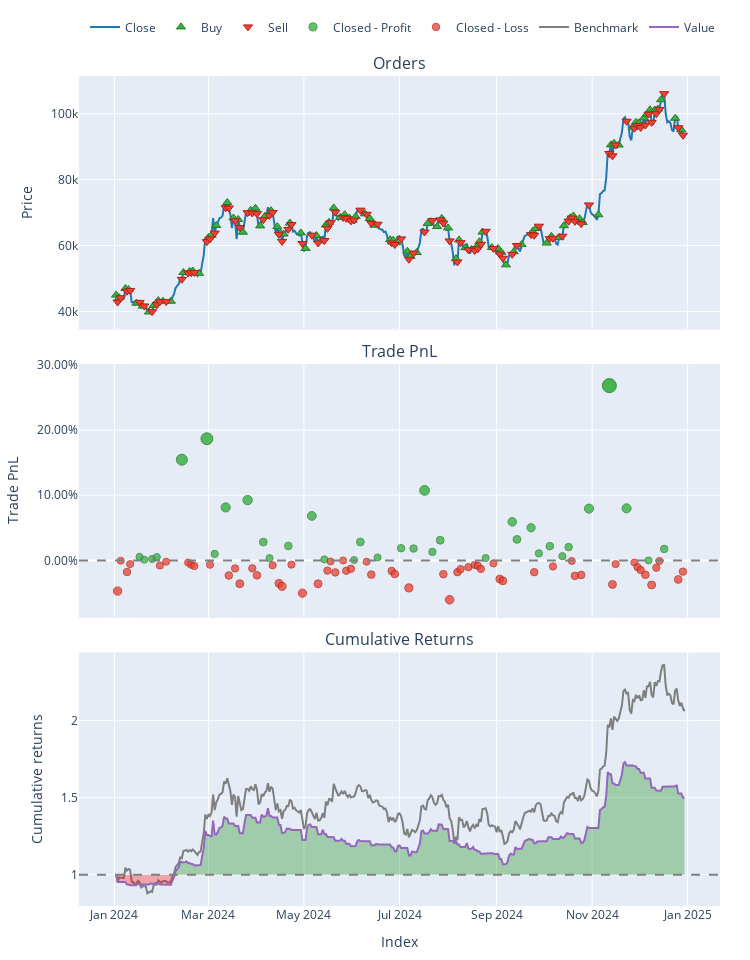

The notebook cell saved with this chart:
### Code cell
import yfinance as yf
import numpy as np
import pandas as pd
import tensorflow as tf
from tensorflow.keras.models import Sequential
from tensorflow.keras.layers import LSTM, Dense, Dropout
from gpflow.kernels import Matern32
from gpflow.models import GPR
from gpflow import set_trainable
from sklearn.preprocessing import StandardScaler
import vectorbt as vbt


def fetch_and_process_data(
    ticker="BTC-USD", start_date="2024-01-01", end_date="2024-12-31"
):
    # Download data
    data = yf.download(ticker, start=start_date, end=end_date)

    # Calculate returns and standardize
    close = data["Adj Close"]
    returns = close.pct_change().dropna()
    scaler = StandardScaler()
    std_returns = scaler.fit_transform(returns.values.reshape(-1, 1))

    return close[returns.index], pd.Series(std_returns.flatten(), index=returns.index)


def generate_signals(returns, train_ratio=0.8, epochs=50):
    # Prepare features
    X = np.arange(len(returns), dtype=np.float64).reshape(-1, 1)
    y = returns.values.reshape(-1, 1)

    # GPR for trend detection
    kernel = Matern32()
    gpr = GPR(data=(X, y), kernel=kernel)
    set_trainable(gpr.likelihood.variance, False)
    trend = gpr.predict_f(X)[0].numpy().flatten()

    # Combine returns + trend as features
    features = np.hstack([returns.values.reshape(-1, 1), trend.reshape(-1, 1)])

    # Train/test split
    split_index = int(len(features) * train_ratio)
    train_features = features[:split_index]
    test_features = features[split_index:]

    train_labels = returns.values[:split_index]
    test_labels = returns.values[split_index:]

    # Reshape for LSTM
    train_features = train_features.reshape(
        (train_features.shape[0], 1, train_features.shape[1])
    )
    test_features = test_features.reshape(
        (test_features.shape[0], 1, test_features.shape[1])
    )

    # Build LSTM model
    model = Sequential(
        [
            LSTM(
                64,
                return_sequences=True,
                input_shape=(train_features.shape[1], train_features.shape[2]),
            ),
            Dropout(0.2),
            LSTM(32),
            Dense(1, activation="tanh"),
        ]
    )
    model.compile(optimizer=tf.keras.optimizers.Adam(learning_rate=0.001), loss="mse")

    # Fit the model (using next-day return as a rough training signal)
    model.fit(train_features, train_labels, epochs=epochs, batch_size=32, verbose=0)

    # Predict signals for all data (train + test)
    all_features = features.reshape((features.shape[0], 1, features.shape[1]))
    predicted_signals = model.predict(all_features).flatten()

    # Convert continuous signals to [-1, 1] range
    positions = np.clip(predicted_signals, -1, 1)
    return positions


def backtest_strategy(close, positions):
    # Convert positions to entry/exit signals
    positions = pd.Series(positions, index=close.index)
    entries = positions > 0
    exits = positions < 0

    # Create portfolio
    pf = vbt.Portfolio.from_signals(
        close=close, entries=entries, exits=exits, size=np.abs(positions), freq="1D"
    )

    return pf


def main():
    # Get data
    close, returns = fetch_and_process_data()

    # Generate trading signals (configure epochs as desired)
    positions = generate_signals(returns, train_ratio=0.8, epochs=50)

    # Run backtest
    portfolio = backtest_strategy(close, positions)

    # Print key metrics
    print("\nPortfolio Metrics:")
    print(f"Total Return: {portfolio.total_return():.2%}")
    print(f"Sharpe Ratio: {portfolio.sharpe_ratio():.2f}")
    print(f"Max Drawdown: {portfolio.max_drawdown():.2%}")

    # Plot results
    portfolio.plot().show()
    
    print(portfolio.stats())


if __name__ == "__main__":
    main()

### Figure 1 — Plotly figure (JSON) as saved in the notebook; plotly's stock layout.template omitted (floating-point values rounded to 4 significant figures; data arrays with more than 128 entries replaced by an {"elided": "..."} marker saying what was removed)
{"data": [{"legendgroup": "0", "line": {"color": "#1f77b4"}, "name": "Close", "showlegend": true, "type": "scatter", "uid": "e94c80bf-5ed0-4d8e-b7f5-585e6c11338e", "x": {"elided": "364 str values"}, "xaxis": "x", "y": {"elided": "364 float values"}, "yaxis": "y"}, {"customdata": {"elided": "94x3 float values"}, "hovertemplate": "Order Id: %{customdata[0]}<br>Timestamp: %{x}<br>Price: %{y}<br>Size: %{customdata[1]:.6f}<br>Fees: %{customdata[2]:.6f}", "legendgroup": "1", "marker": {"color": "#37B13F", "line": {"color": "rgb(38,123,44)", "width": 1}, "size": 8, "symbol": "triangle-up"}, "mode": "markers", "name": "Buy", "type": "scatter", "uid": "72a94636-3ad7-4082-83db-cf9451d69d3d", "x": ["2024-01-02T00:00:00", "2024-01-04T00:00:00", "2024-01-08T00:00:00", "2024-01-10T00:00:00", "2024-01-15T00:00:00", "2024-01-19T00:00:00", "2024-01-23T00:00:00", "2024-01-26T00:00:00", "2024-01-29T00:00:00", "2024-02-01T00:00:00", "2024-02-06T00:00:00", "2024-02-14T00:00:00", "2024-02-18T00:00:00", "2024-02-20T00:00:00", "2024-02-24T00:00:00", "2024-03-01T00:00:00", "2024-03-03T00:00:00", "2024-03-06T00:00:00", "2024-03-13T00:00:00", "2024-03-17T00:00:00", "2024-03-20T00:00:00", "2024-03-23T00:00:00", "2024-03-28T00:00:00", "2024-03-31T00:00:00", "2024-04-03T00:00:00", "2024-04-06T00:00:00", "2024-04-10T00:00:00", "2024-04-14T00:00:00", "2024-04-16T00:00:00", "2024-04-18T00:00:00", "2024-04-22T00:00:00", "2024-04-29T00:00:00", "2024-05-02T00:00:00", "2024-05-09T00:00:00", "2024-05-12T00:00:00", "2024-05-15T00:00:00", "2024-05-17T00:00:00", "2024-05-20T00:00:00", "2024-05-24T00:00:00", "2024-05-27T00:00:00", "2024-05-30T00:00:00", "2024-06-01T00:00:00", "2024-06-03T00:00:00", "2024-06-09T00:00:00", "2024-06-12T00:00:00", "2024-06-15T00:00:00", "2024-06-25T00:00:00", "2024-06-27T00:00:00", "2024-06-29T00:00:00", "2024-07-06T00:00:00", "2024-07-08T00:00:00", "2024-07-12T00:00:00", "2024-07-19T00:00:00", "2024-07-25T00:00:00", "2024-07-28T00:00:00", "2024-08-01T00:00:00", "2024-08-06T00:00:00", "2024-08-08T00:00:00", "2024-08-12T00:00:00", "2024-08-16T00:00:00", "2024-08-19T00:00:00", "2024-08-21T00:00:00", "2024-08-23T00:00:00", "2024-08-29T00:00:00", "2024-09-02T00:00:00", "2024-09-04T00:00:00", "2024-09-07T00:00:00", "2024-09-12T00:00:00", "2024-09-17T00:00:00", "2024-09-24T00:00:00", "2024-09-26T00:00:00", "2024-10-03T00:00:00", "2024-10-06T00:00:00", "2024-10-11T00:00:00", "2024-10-14T00:00:00", "2024-10-18T00:00:00", "2024-10-20T00:00:00", "2024-10-24T00:00:00", "2024-10-26T00:00:00", "2024-11-05T00:00:00", "2024-11-13T00:00:00", "2024-11-15T00:00:00", "2024-11-18T00:00:00", "2024-11-27T00:00:00", "2024-11-29T00:00:00", "2024-12-01T00:00:00", "2024-12-04T00:00:00", "2024-12-06T00:00:00", "2024-12-08T00:00:00", "2024-12-11T00:00:00", "2024-12-13T00:00:00", "2024-12-15T00:00:00", "2024-12-24T00:00:00", "2024-12-28T00:00:00"], "xaxis": "x", "y": [44960.0, 44180.0, 46970.0, 46630.0, 42510.0, 41620.0, 39850.0, 41820.0, 43290.0, 43080.0, 43080.0, 51830.0, 52120.0, 52280.0, 51570.0, 62440.0, 63170.0, 66110.0, 73080.0, 68390.0, 67910.0, 64060.0, 70740.0, 71330.0, 65980.0, 68900.0, 70590.0, 65740.0, 63810.0, 63510.0, 66840.0, 63840.0, 59120.0, 63050.0, 61450.0, 66270.0, 67050.0, 71450.0, 68530.0, 69390.0, 68360.0, 67710.0, 68800.0, 69650.0, 68240.0, 66191, 61800.0, 61600.0, 60890.0, 58300.0, 56710.0, 57900.0, 66710.0, 65780.0, 68260.0, 65360.0, 56030.0, 61710.0, 59350.0, 58890.0, 59490.0, 61180.0, 64090.0, 59390.0, 59110.0, 57970.0, 54140.0, 58130.0, 60310.0, 64300.0, 65180.0, 60760.0, 62820.0, 62450.0, 66050.0, 68420.0, 69000.0, 68160.0, 67010.0, 69360.0, 90580.0, 91070.0, 90540.0, 95960.0, 97460.0, 97280.0, 98770.0, 99920.0, 101200.0, 101200.0, 101500.0, 104300.0, 98680.0, 95160.0], "yaxis": "y"}, {"customdata": {"elided": "94x3 float values"}, "hovertemplate": "Order Id: %{customdata[0]}<br>Timestamp: %{x}<br>Price: %{y}<br>Size: %{customdata[1]:.6f}<br>Fees: %{customdata[2]:.6f}", "legendgroup": "2", "marker": {"color": "#EA4335", "line": {"color": "rgb(181,31,18)", "width": 1}, "size": 8, "symbol": "triangle-down"}, "mode": "markers", "name": "Sell", "type": "scatter", "uid": "4b0e11df-ee9e-4e14-b933-8d392596ade2", "x": ["2024-01-03T00:00:00", "2024-01-05T00:00:00", "2024-01-09T00:00:00", "2024-01-11T00:00:00", "2024-01-17T00:00:00", "2024-01-20T00:00:00", "2024-01-25T00:00:00", "2024-01-28T00:00:00", "2024-01-30T00:00:00", "2024-02-03T00:00:00", "2024-02-13T00:00:00", "2024-02-17T00:00:00", "2024-02-19T00:00:00", "2024-02-21T00:00:00", "2024-02-29T00:00:00", "2024-03-02T00:00:00", "2024-03-05T00:00:00", "2024-03-12T00:00:00", "2024-03-14T00:00:00", "2024-03-18T00:00:00", "2024-03-21T00:00:00", "2024-03-26T00:00:00", "2024-03-29T00:00:00", "2024-04-01T00:00:00", "2024-04-05T00:00:00", "2024-04-09T00:00:00", "2024-04-11T00:00:00", "2024-04-15T00:00:00", "2024-04-17T00:00:00", "2024-04-21T00:00:00", "2024-04-23T00:00:00", "2024-04-30T00:00:00", "2024-05-06T00:00:00", "2024-05-10T00:00:00", "2024-05-14T00:00:00", "2024-05-16T00:00:00", "2024-05-18T00:00:00", "2024-05-21T00:00:00", "2024-05-26T00:00:00", "2024-05-28T00:00:00", "2024-05-31T00:00:00", "2024-06-02T00:00:00", "2024-06-06T00:00:00", "2024-06-10T00:00:00", "2024-06-13T00:00:00", "2024-06-17T00:00:00", "2024-06-26T00:00:00", "2024-06-28T00:00:00", "2024-07-02T00:00:00", "2024-07-07T00:00:00", "2024-07-10T00:00:00", "2024-07-17T00:00:00", "2024-07-22T00:00:00", "2024-07-27T00:00:00", "2024-07-29T00:00:00", "2024-08-02T00:00:00", "2024-08-07T00:00:00", "2024-08-09T00:00:00", "2024-08-14T00:00:00", "2024-08-18T00:00:00", "2024-08-20T00:00:00", "2024-08-22T00:00:00", "2024-08-25T00:00:00", "2024-08-30T00:00:00", "2024-09-03T00:00:00", "2024-09-05T00:00:00", "2024-09-11T00:00:00", "2024-09-14T00:00:00", "2024-09-23T00:00:00", "2024-09-25T00:00:00", "2024-09-28T00:00:00", "2024-10-05T00:00:00", "2024-10-07T00:00:00", "2024-10-13T00:00:00", "2024-10-17T00:00:00", "2024-10-19T00:00:00", "2024-10-21T00:00:00", "2024-10-25T00:00:00", "2024-10-30T00:00:00", "2024-11-12T00:00:00", "2024-11-14T00:00:00", "2024-11-16T00:00:00", "2024-11-23T00:00:00", "2024-11-28T00:00:00", "2024-11-30T00:00:00", "2024-12-02T00:00:00", "2024-12-05T00:00:00", "2024-12-07T00:00:00", "2024-12-09T00:00:00", "2024-12-12T00:00:00", "2024-12-14T00:00:00", "2024-12-17T00:00:00", "2024-12-26T00:00:00", "2024-12-29T00:00:00"], "xaxis": "x", "y": [42850.0, 44160.0, 46140.0, 46370.0, 42740.0, 41670.0, 39930.0, 42040.0, 42950.0, 42990.0, 49740.0, 51660.0, 51780.0, 51840.0, 61200.0, 62030.0, 63800.0, 71480.0, 71400.0, 67550.0, 65490.0, 69990.0, 69890.0, 69700.0, 67840.0, 69140.0, 70060.0, 63430.0, 61280.0, 64930.0, 66410.0, 60640.0, 63160.0, 60790.0, 61550.0, 65230.0, 66940.0, 70140.0, 68520.0, 68300.0, 67490.0, 67750.0, 70760.0, 69510.0, 66760.0, 66490.0, 60810.0, 60320.0, 62030.0, 55850.0, 57740.0, 64120.0, 67590.0, 67810.0, 66820.0, 61420.0, 55030.0, 60880.0, 58740.0, 58480.0, 59010.0, 60380.0, 64330.0, 59120.0, 57430.0, 56160.0, 57340.0, 60010.0, 63330.0, 63140.0, 65890.0, 62090.0, 62240.0, 62850.0, 67400.0, 68360.0, 67370.0, 66640.0, 72340.0, 87960.0, 87250.0, 90560.0, 97780.0, 95650.0, 96450.0, 95870.0, 96590.0, 99920.0, 97430.0, 100043, 101400.0, 106100.0, 95800.0, 93530.0], "yaxis": "y"}, {"customdata": {"elided": "35x4 float values"}, "hovertemplate": "Exit Trade Id: %{customdata[0]}<br>Position Id: %{customdata[1]}<br>Exit Timestamp: %{x}<br>PnL: %{customdata[2]:.6f}<br>Return: %{customdata[3]:.2%}", "legendgroup": "3", "marker": {"color": "#37B13F", "line": {"color": "rgb(38,123,44)", "width": 1}, "opacity": [0.753, 0.7506, 0.7512, 0.7529, 0.8364, 0.8544, 0.7556, 0.7955, 0.8017, 0.7657, 0.752, 0.7624, 0.7882, 0.7509, 0.7504, 0.7659, 0.7525, 0.7605, 0.7602, 0.8101, 0.7573, 0.7673, 0.7521, 0.7831, 0.7681, 0.778, 0.7561, 0.7622, 0.7536, 0.7615, 0.7944, 0.9, 0.7947, 0.75, 0.7599], "size": [7.141, 7.029, 7.057, 7.136, 11.03, 11.87, 7.261, 9.122, 9.415, 7.734, 7.091, 7.581, 8.783, 7.044, 7.017, 7.74, 7.117, 7.489, 7.477, 9.804, 7.342, 7.808, 7.097, 8.544, 7.843, 8.307, 7.282, 7.571, 7.169, 7.534, 9.074, 14, 9.086, 7, 7.46], "symbol": "circle"}, "mode": "markers", "name": "Closed - Profit", "type": "scatter", "uid": "d0352675-aa21-4936-9ed2-339c9b30f125", "x": ["2024-01-17T00:00:00", "2024-01-20T00:00:00", "2024-01-25T00:00:00", "2024-01-28T00:00:00", "2024-02-13T00:00:00", "2024-02-29T00:00:00", "2024-03-05T00:00:00", "2024-03-12T00:00:00", "2024-03-26T00:00:00", "2024-04-05T00:00:00", "2024-04-09T00:00:00", "2024-04-21T00:00:00", "2024-05-06T00:00:00", "2024-05-14T00:00:00", "2024-06-02T00:00:00", "2024-06-06T00:00:00", "2024-06-17T00:00:00", "2024-07-02T00:00:00", "2024-07-10T00:00:00", "2024-07-17T00:00:00", "2024-07-22T00:00:00", "2024-07-27T00:00:00", "2024-08-25T00:00:00", "2024-09-11T00:00:00", "2024-09-14T00:00:00", "2024-09-23T00:00:00", "2024-09-28T00:00:00", "2024-10-05T00:00:00", "2024-10-13T00:00:00", "2024-10-17T00:00:00", "2024-10-30T00:00:00", "2024-11-12T00:00:00", "2024-11-23T00:00:00", "2024-12-07T00:00:00", "2024-12-17T00:00:00"], "xaxis": "x2", "y": [0.005426, 0.001134, 0.002215, 0.00523, 0.1545, 0.1867, 0.01003, 0.0813, 0.0925, 0.02814, 0.003526, 0.02226, 0.06831, 0.001699, 0.0006597, 0.02838, 0.004522, 0.01875, 0.01829, 0.1074, 0.01312, 0.03095, 0.003732, 0.05917, 0.03231, 0.0501, 0.01084, 0.0219, 0.006506, 0.0205, 0.07946, 0.2681, 0.0799, 2.627e-05, 0.01766], "yaxis": "y2"}, {"customdata": {"elided": "59x4 float values"}, "hovertemplate": "Exit Trade Id: %{customdata[0]}<br>Position Id: %{customdata[1]}<br>Exit Timestamp: %{x}<br>PnL: %{customdata[2]:.6f}<br>Return: %{customdata[3]:.2%}", "legendgroup": "4", "marker": {"color": "#EA4335", "line": {"color": "rgb(181,31,18)", "width": 1}, "opacity": [0.7762, 0.7502, 0.7599, 0.7531, 0.7543, 0.7511, 0.7518, 0.7537, 0.7548, 0.7537, 0.7629, 0.7569, 0.7699, 0.7567, 0.7628, 0.7542, 0.7697, 0.7722, 0.7536, 0.7781, 0.77, 0.7587, 0.7509, 0.7603, 0.7501, 0.7588, 0.7571, 0.7511, 0.7622, 0.759, 0.7617, 0.7735, 0.7618, 0.7837, 0.76, 0.7575, 0.7558, 0.7539, 0.7545, 0.7572, 0.7525, 0.7659, 0.7675, 0.7601, 0.7552, 0.7504, 0.7632, 0.7625, 0.7706, 0.7531, 0.7518, 0.7558, 0.7581, 0.7623, 0.771, 0.7562, 0.7505, 0.7663, 0.7596], "size": [8.225, 7.009, 7.461, 7.144, 7.202, 7.05, 7.082, 7.171, 7.222, 7.171, 7.602, 7.321, 7.931, 7.314, 7.597, 7.194, 7.918, 8.037, 7.167, 8.31, 7.934, 7.407, 7.043, 7.479, 7.002, 7.413, 7.333, 7.05, 7.567, 7.419, 7.544, 8.099, 7.549, 8.574, 7.468, 7.351, 7.271, 7.181, 7.21, 7.338, 7.117, 7.742, 7.815, 7.47, 7.241, 7.021, 7.618, 7.581, 7.96, 7.145, 7.084, 7.271, 7.379, 7.574, 7.98, 7.291, 7.022, 7.762, 7.448], "symbol": "circle"}, "mode": "markers", "name": "Closed - Loss", "type": "scatter", "uid": "c2748b03-d0d9-4033-b9e4-ba846a21e928", "x": ["2024-01-03T00:00:00", "2024-01-05T00:00:00", "2024-01-09T00:00:00", "2024-01-11T00:00:00", "2024-01-30T00:00:00", "2024-02-03T00:00:00", "2024-02-17T00:00:00", "2024-02-19T00:00:00", "2024-02-21T00:00:00", "2024-03-02T00:00:00", "2024-03-14T00:00:00", "2024-03-18T00:00:00", "2024-03-21T00:00:00", "2024-03-29T00:00:00", "2024-04-01T00:00:00", "2024-04-11T00:00:00", "2024-04-15T00:00:00", "2024-04-17T00:00:00", "2024-04-23T00:00:00", "2024-04-30T00:00:00", "2024-05-10T00:00:00", "2024-05-16T00:00:00", "2024-05-18T00:00:00", "2024-05-21T00:00:00", "2024-05-26T00:00:00", "2024-05-28T00:00:00", "2024-05-31T00:00:00", "2024-06-10T00:00:00", "2024-06-13T00:00:00", "2024-06-26T00:00:00", "2024-06-28T00:00:00", "2024-07-07T00:00:00", "2024-07-29T00:00:00", "2024-08-02T00:00:00", "2024-08-07T00:00:00", "2024-08-09T00:00:00", "2024-08-14T00:00:00", "2024-08-18T00:00:00", "2024-08-20T00:00:00", "2024-08-22T00:00:00", "2024-08-30T00:00:00", "2024-09-03T00:00:00", "2024-09-05T00:00:00", "2024-09-25T00:00:00", "2024-10-07T00:00:00", "2024-10-19T00:00:00", "2024-10-21T00:00:00", "2024-10-25T00:00:00", "2024-11-14T00:00:00", "2024-11-16T00:00:00", "2024-11-28T00:00:00", "2024-11-30T00:00:00", "2024-12-02T00:00:00", "2024-12-05T00:00:00", "2024-12-09T00:00:00", "2024-12-12T00:00:00", "2024-12-14T00:00:00", "2024-12-26T00:00:00", "2024-12-29T00:00:00"], "xaxis": "x2", "y": [-0.04693, -0.00039, -0.01769, -0.005559, -0.007754, -0.001939, -0.003159, -0.006588, -0.008524, -0.006579, -0.02308, -0.01231, -0.03567, -0.01205, -0.02287, -0.00747, -0.03518, -0.03973, -0.00644, -0.05019, -0.0358, -0.01563, -0.001656, -0.01836, -0.0001169, -0.01583, -0.01278, -0.001949, -0.02176, -0.01607, -0.02085, -0.0421, -0.02104, -0.06032, -0.01797, -0.01345, -0.0104, -0.006964, -0.008079, -0.01297, -0.004525, -0.02845, -0.03124, -0.01802, -0.009269, -0.0008193, -0.02368, -0.02228, -0.0368, -0.005573, -0.003231, -0.01039, -0.01454, -0.02202, -0.03757, -0.01117, -0.0008505, -0.02919, -0.01717], "yaxis": "y2"}, {"legendgroup": "5", "line": {"color": "#7f7f7f"}, "name": "Benchmark", "showlegend": true, "type": "scatter", "uid": "bec917d1-4404-464c-9690-055be20155c9", "x": {"elided": "364 str values"}, "xaxis": "x3", "y": {"elided": "364 float values"}, "yaxis": "y3"}, {"hoverinfo": "skip", "legendgroup": "6", "line": {"color": "rgba(0, 0, 0, 0)", "width": 0}, "opacity": 0, "showlegend": false, "type": "scatter", "uid": "e1b4332c-2e96-46cf-b3bd-1e1c0855b316", "x": {"elided": "364 str values"}, "xaxis": "x3", "y": {"elided": "364 int values"}, "yaxis": "y3"}, {"connectgaps": false, "fill": "tonexty", "fillcolor": "rgba(0, 128, 0, 0.3)", "hoverinfo": "skip", "legendgroup": "6", "line": {"color": "rgba(0, 0, 0, 0)", "width": 0}, "opacity": 0, "showlegend": false, "type": "scatter", "uid": "f388d57d-f54c-45f0-bceb-295fc54557f9", "x": {"elided": "364 str values"}, "xaxis": "x3", "y": {"elided": "364 float values"}, "yaxis": "y3"}, {"hoverinfo": "skip", "legendgroup": "6", "line": {"color": "rgba(0, 0, 0, 0)", "width": 0}, "opacity": 0, "showlegend": false, "type": "scatter", "uid": "e5b275dc-fd58-4362-b785-96f741d23ed1", "x": {"elided": "364 str values"}, "xaxis": "x3", "y": {"elided": "364 int values"}, "yaxis": "y3"}, {"connectgaps": false, "fill": "tonexty", "fillcolor": "rgba(255, 0, 0, 0.3)", "hoverinfo": "skip", "legendgroup": "6", "line": {"color": "rgba(0, 0, 0, 0)", "width": 0}, "opacity": 0, "showlegend": false, "type": "scatter", "uid": "94f85c5a-6163-420d-be3a-9ea27fbaafe0", "x": {"elided": "364 str values"}, "xaxis": "x3", "y": {"elided": "364 float values"}, "yaxis": "y3"}, {"legendgroup": "7", "line": {"color": "#9467bd"}, "name": "Value", "showlegend": true, "type": "scatter", "uid": "37d2036a-a3a4-4a01-8f94-ce7773e7c00f", "x": {"elided": "364 str values"}, "xaxis": "x3", "y": {"elided": "364 float values"}, "yaxis": "y3"}, {"hoverinfo": "skip", "legendgroup": "6", "line": {"color": "rgba(0, 0, 0, 0)", "width": 0}, "opacity": 0, "showlegend": false, "type": "scatter", "uid": "fb4a307c-4439-4e1f-b0bc-c1b4ac737e1a", "x": {"elided": "364 str values"}, "xaxis": "x3", "y": {"elided": "364 int values"}, "yaxis": "y3"}], "layout": {"annotations": [{"font": {"size": 16}, "showarrow": false, "text": "Orders", "x": 0.5, "xanchor": "center", "xref": "paper", "y": 1, "yanchor": "bottom", "yref": "paper"}, {"font": {"size": 16}, "showarrow": false, "text": "Trade PnL", "x": 0.5, "xanchor": "center", "xref": "paper", "y": 0.6528, "yanchor": "bottom", "yref": "paper"}, {"font": {"size": 16}, "showarrow": false, "text": "Cumulative Returns", "x": 0.5, "xanchor": "center", "xref": "paper", "y": 0.3056, "yanchor": "bottom", "yref": "paper"}], "height": 960, "legend": {"orientation": "h", "traceorder": "normal", "x": 1, "xanchor": "right", "y": 1.042, "yanchor": "bottom"}, "margin": {"b": 30, "l": 30, "r": 30, "t": 30}, "shapes": [{"line": {"color": "gray", "dash": "dash"}, "type": "line", "x0": 0, "x1": 1, "xref": "paper", "y0": 0, "y1": 0, "yref": "y2"}, {"line": {"color": "gray", "dash": "dash"}, "type": "line", "x0": 0, "x1": 1, "xref": "paper", "y0": 1, "y1": 1, "yref": "y3"}], "showlegend": true, "width": 750, "xaxis": {"anchor": "y", "domain": [0, 1], "matches": "x3", "showticklabels": false}, "xaxis2": {"anchor": "y2", "domain": [0, 1], "matches": "x3", "showticklabels": false}, "xaxis3": {"anchor": "y3", "domain": [0, 1], "title": {"text": "Index"}}, "yaxis": {"anchor": "x", "domain": [0.6944, 1], "title": {"text": "Price"}}, "yaxis2": {"anchor": "x2", "domain": [0.3472, 0.6528], "tickformat": ".2%", "title": {"text": "Trade PnL"}}, "yaxis3": {"anchor": "x3", "domain": [0, 0.3056], "title": {"text": "Cumulative returns"}}}}
